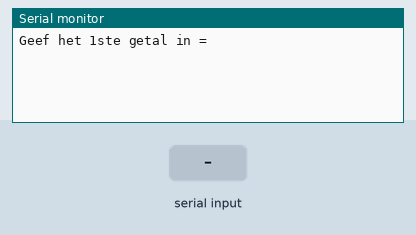
Simulated run of this sketch. Board: Arduino Uno, built with avr-gcc and run on an emulated ATmega328P. Shown: the last lines printed to the serial monitor. Inputs (shaded band) come from the test bench.

Above: at 1.2 s.
1.3 s: "90,45\n" received over Serial
At 2.1 s:
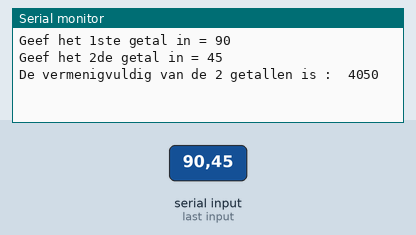
2.8 s: "30,150\n" received over Serial
At 3.6 s:
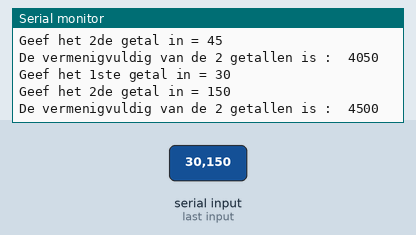

Measured:
- after the input at 1.3 s, the serial monitor: prints a new line at once (image 1)
- after the input at 2.8 s, the serial monitor: prints a new line at once (image 2)

The sketch:

multiplied_send_data_back.ino
```cpp
int getal1 = 0;
int getal2 = 0;

void setup() {
  Serial.begin(9600);
}

void loop() {
  int getal=0;
  Serial.print("Geef het 1ste getal in = ");
  while (Serial.available() == 0) {
  }
  getal1 = Serial.parseInt();
  Serial.println(getal1);
  Serial.print("Geef het 2de getal in = ");
  while (Serial.available() == 0) {
  }
  getal2 = Serial.parseInt();
  Serial.println(getal2);
  getal=maal(getal1, getal2);
  Serial.print("De vermenigvuldig van de 2 getallen is :  ");
  Serial.println(getal);
  delay(1000);
}

int maal(int getal1, int getal2)
{ int oplossing;
  oplossing = getal1 * getal2;
  return oplossing;
}
```
